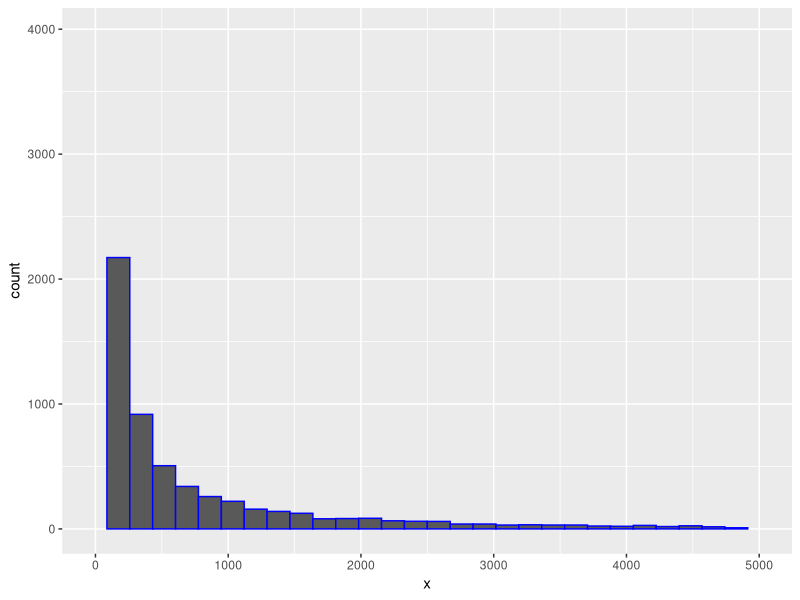
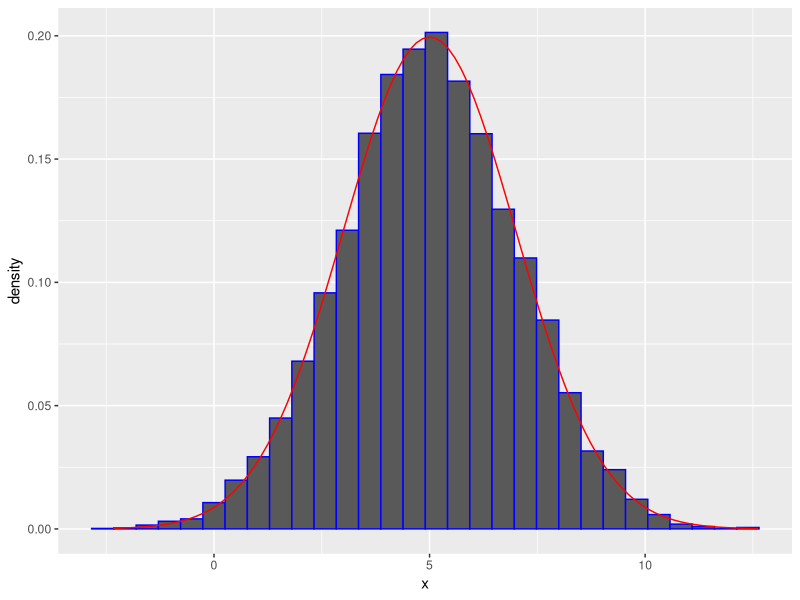

Source code (R) for these figures, in order:
set.seed(1)
n <- 10000
mean <- 5
sigma <- 2

sample <- data.frame(x = rlnorm(n, mean, sigma))

library(ggplot2)
plot1 <- ggplot(data = sample, aes(x=x)) + geom_histogram(color="blue") + xlim(0, 5000)
plot(plot1)

log_transf_samp <- log(sample)
plot2 <- ggplot(data = log_transf_samp, aes(x=x)) + geom_histogram(aes(y= ..density..), color="blue") +
  stat_function(fun = dnorm, args = list(mean = mean, sd = sigma), color = "red")

plot(plot2)